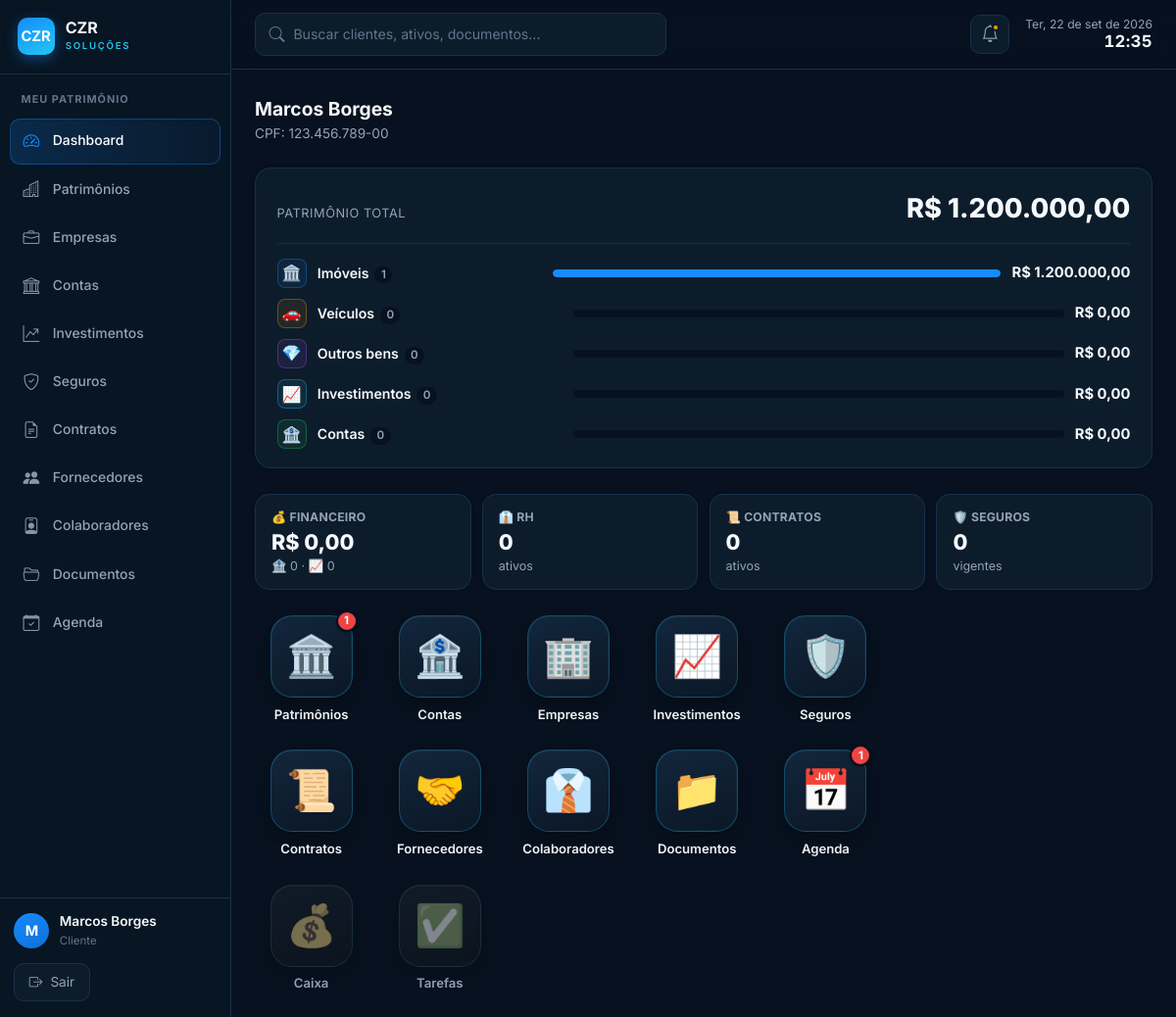
The app's page /dashboard (signed in) with its own data.
### tables this page shows
CREATE TABLE IF NOT EXISTS clientes (
  id              INT AUTO_INCREMENT PRIMARY KEY,
  usuario_id      INT NULL,                           
  tipo_pessoa     ENUM('PF','PJ') NOT NULL DEFAULT 'PF',
  nome            VARCHAR(200) NOT NULL,              
  nome_completo   VARCHAR(200) NULL,                  
  apelido         VARCHAR(80)  NULL,
  cpf_cnpj        VARCHAR(18)  NOT NULL,
  rg              VARCHAR(20)  NULL,
  rg_orgao        VARCHAR(30)  NULL,
  rg_uf           VARCHAR(2)   NULL,
  data_nascimento DATE         NULL,
  naturalidade    VARCHAR(80)  NULL,
  nacionalidade   VARCHAR(60)  NULL DEFAULT 'Brasileira',
  estado_civil    ENUM('solteiro','casado','divorciado','viuvo','uniao_estavel','separado') NULL,
  regime_bens     ENUM('comunhao_parcial','comunhao_universal','separacao_total','participacao_final','nao_aplicavel') NULL,
  profissao       VARCHAR(80)  NULL,
  tipo_sanguineo  ENUM('A+','A-','B+','B-','AB+','AB-','O+','O-') NULL,
  nome_pai        VARCHAR(200) NULL,
  nome_mae        VARCHAR(200) NULL,
  cep             VARCHAR(9)   NULL,                  
  logradouro      VARCHAR(200) NULL,
  numero          VARCHAR(20)  NULL,
  complemento     VARCHAR(100) NULL,
  bairro          VARCHAR(100) NULL,
  cidade          VARCHAR(100) NULL,
  uf              VARCHAR(2)   NULL,
  email           VARCHAR(150) NULL,                  
  telefone        VARCHAR(20)  NULL,                  
  tem_testamento  TINYINT(1) NOT NULL DEFAULT 0,
  testamento_obs  TEXT         NULL,
  observacoes     TEXT         NULL,
  ativo           TINYINT(1) NOT NULL DEFAULT 1,
  criado_em       DATETIME NOT NULL DEFAULT CURRENT_TIMESTAMP,
  FOREIGN KEY (usuario_id) REFERENCES usuarios(id) ON DELETE SET NULL
);

### app/Views/dashboard/index.php (the view, shortened to what the rows shown need)
<?php
require APP_ROOT . '/includes/header.php';
$qtd_imoveis = $pat['imoveis_qtd'] ?? 0;
$total_pat   = (float) ($pat['total'] ?? 0);
$linhas = [
    ['Imóveis',  '🏛️', $pat['imoveis_valor']  ?? 0, $pat['imoveis_qtd']  ?? 0, '#168BFF'],
    ['Veículos', '🚗', $pat['veiculos_valor'] ?? 0, $pat['veiculos_qtd'] ?? 0, '#F59E0B'],
    ['Outros bens', '💎', $pat['outros_valor'] ?? 0, $pat['outros_qtd'] ?? 0, '#A855F7'],
    ['Investimentos', '📈', $pat['invest_valor'] ?? 0, $pat['invest_qtd'] ?? 0, '#22C7F2'],
    ['Contas',   '🏦', $pat['contas_saldo']   ?? 0, $pat['contas_qtd']   ?? 0, '#22C55E'],
];
?>
<div class="container">
  <?php if (!$cli): ?>
  <div class="card">
    <p style="color:var(--cor-secundario);text-align:center;padding:2rem">
      Nenhum cliente selecionado.
      <?php if (($usuario['nivel'] ?? '') === 'admin'): ?>
        Vá para <a href="<?= base_url('gestao-geral') ?>">Gestão Geral</a> e escolha um cliente.
      <?php endif; ?>
    </p>
  </div>
  <?php else: ?>
  <div style="margin-bottom:1.5rem">
    <h2 style="font-size:1.2rem;color:var(--cor-primaria)"><?= h($cli['nome']) ?></h2>
    <div style="font-size:.85rem;color:var(--cor-secundario)"><?= h($cli['tipo_pessoa'] === 'PF' ? 'CPF: ' : 'CNPJ: ') . h($cli['cpf_cnpj']) ?></div>
  </div>
  <div class="db-pat">
    <div class="db-pat-head">
      <span class="db-pat-l">Patrimônio total</span>
      <span class="db-pat-n"><?= moeda($total_pat) ?></span>
    </div>
    <div class="db-pat-rows">
      <?php foreach ($linhas as [$label, $emoji, $valor, $qtd, $cor]):
        $pct = $total_pat > 0 ? round($valor / $total_pat * 100) : 0; ?>
      <div class="db-pat-row">
        <span class="db-pat-ico" style="background:<?= $cor ?>18;border-color:<?= $cor ?>55"><?= $emoji ?></span>
        <span class="db-pat-cat"><?= h($label) ?> <span class="db-pat-q"><?= $qtd ?></span></span>
        <span class="db-pat-track"><span class="db-pat-fill" style="width:<?= $pct ?>%;background:<?= $cor ?>"></span></span>
        <span class="db-pat-v"><?= moeda((float)$valor) ?></span>
      </div>
      <?php endforeach; ?>
    </div>
  </div>
  <?php if (!empty($ind)): ?>
  <div class="db-kpis">
    <a class="db-kpi" href="<?= base_url('contas') ?>">
      <div class="db-kpi-top">💰 Financeiro</div>
      <div class="db-kpi-n"><?= moeda((float) ($ind['financeiro']['contas_saldo'] + $ind['financeiro']['invest_valor'])) ?></div>
      <div class="db-kpi-sub">🏦 <?= (int) $ind['financeiro']['contas_qtd'] ?> · 📈 <?= (int) $ind['financeiro']['invest_qtd'] ?></div>
    </a>
    <a class="db-kpi" href="<?= base_url('colaboradores') ?>">
      <div class="db-kpi-top">👔 RH</div>
      <div class="db-kpi-n"><?= (int) $ind['rh']['colaboradores'] ?></div>
      <div class="db-kpi-sub"><?php if ($ind['rh']['ferias'] || $ind['rh']['treinamentos']): ?>🏖️ <?= (int) $ind['rh']['ferias'] ?> · 🎓 <?= (int) $ind['rh']['treinamentos'] ?><?php else: ?>ativos<?php endif; ?></div>
    </a>
    <a class="db-kpi" href="<?= base_url('contratos') ?>">
      <div class="db-kpi-top">📜 Contratos</div>
      <div class="db-kpi-n"><?= (int) $ind['contratos']['ativos'] ?></div>
      <div class="db-kpi-sub<?= $ind['contratos']['vencendo'] ? ' db-kpi-warn' : '' ?>"><?= $ind['contratos']['vencendo'] ? '⏱ ' . (int) $ind['contratos']['vencendo'] . ' vencendo' : 'ativos' ?></div>
    </a>
    <a class="db-kpi" href="<?= base_url('seguros') ?>">
      <div class="db-kpi-top">🛡️ Seguros</div>
      <div class="db-kpi-n"><?= (int) $ind['seguros']['vigentes'] ?></div>
      <div class="db-kpi-sub<?= $ind['seguros']['vencendo'] ? ' db-kpi-warn' : '' ?>"><?= $ind['seguros']['vencendo'] ? '⏱ ' . (int) $ind['seguros']['vencendo'] . ' vencendo' : 'vigentes' ?></div>
    </a>
  </div>
  <?php endif; ?>
  <div class="app-grid">
    <a href="<?= base_url('patrimonio') ?>" class="app-icon">
      <span class="app-icon-tile app-tile-azul">
        🏛️
        <?php if ($qtd_imoveis > 0): ?><span class="app-icon-badge"><?= $qtd_imoveis ?></span><?php endif; ?>
      </span>
      <span class="app-icon-label">Patrimônios</span>
    </a>
    <a href="<?= base_url('contas') ?>" class="app-icon">
      <span class="app-icon-tile app-tile-verde">
        🏦
      </span>
      <span class="app-icon-label">Contas</span>
    </a>
    <a href="<?= base_url('empresas') ?>" class="app-icon">
      <span class="app-icon-tile app-tile-azul">
        🏢
      </span>
      <span class="app-icon-label">Empresas</span>
    </a>
    <a href="<?= base_url('investimentos') ?>" class="app-icon">
      <span class="app-icon-tile app-tile-verde">
        📈
      </span>
      <span class="app-icon-label">Investimentos</span>
    </a>
    <a href="<?= base_url('seguros') ?>" class="app-icon">
      <span class="app-icon-tile app-tile-azul">
        🛡️
      </span>
      <span class="app-icon-label">Seguros</span>
    </a>
    <a href="<?= base_url('contratos') ?>" class="app-icon">
      <span class="app-icon-tile app-tile-roxo">
        📜
      </span>
      <span class="app-icon-label">Contratos</span>
    </a>
    <a href="<?= base_url('fornecedores') ?>" class="app-icon">
      <span class="app-icon-tile app-tile-laranja">
        🤝
      </span>
      <span class="app-icon-label">Fornecedores</span>
    </a>
    <a href="<?= base_url('colaboradores') ?>" class="app-icon">
      <span class="app-icon-tile app-tile-laranja">
        👔
      </span>
      <span class="app-icon-label">Colaboradores</span>
    </a>
    <a href="<?= base_url('documentos') ?>" class="app-icon">
      <span class="app-icon-tile app-tile-azul">
        📁
      </span>
      <span class="app-icon-label">Documentos</span>
    </a>
    <?php $ag_urg = $alertas['urgentes'] ?? 0; ?>
    <a href="<?= base_url('agenda') ?>" class="app-icon">
      <span class="app-icon-tile app-tile-laranja">
        📅
        <?php if ($ag_urg > 0): ?><span class="app-icon-badge"><?= $ag_urg ?></span><?php endif; ?>
      </span>
      <span class="app-icon-label">Agenda</span>
    </a>
    <span class="app-icon app-icon-off">
      <span class="app-icon-tile app-tile-verde">💰</span>
      <span class="app-icon-label">Caixa</span>
    </span>
    <span class="app-icon app-icon-off">
      <span class="app-icon-tile app-tile-laranja">✅</span>
      <span class="app-icon-label">Tarefas</span>
    </span>
  </div>
  <?php endif; ?>
</div>
<?php require APP_ROOT . '/includes/footer.php'; ?>

### includes/header.php (shortened to what the rows shown need)
<?php
require_once __DIR__ . '/db.php';
require_once __DIR__ . '/auth.php';
require_once __DIR__ . '/functions.php';
$usuario = usuario_logado();
$cliente_sel = cliente_selecionado();
?>
<!DOCTYPE html>
<html lang="pt-BR">
<head>
  <link rel="stylesheet" href="https://cdn.jsdelivr.net/npm/bootstrap-icons@1.11.3/font/bootstrap-icons.min.css">
  <?php
    $css_dir = __DIR__ . '/../assets/css/';
    $css_layers = ['tokens.css', 'layout.css', 'style.css', 'paginas.css'];
    foreach ($css_layers as $layer):
      $ver = @filemtime($css_dir . $layer) ?: time();
  ?>
  <link rel="stylesheet" href="<?= base_url('assets/css/' . $layer) ?>?v=<?= $ver ?>">
  <?php endforeach; ?>
</head>
<body>
<?php
if ($usuario):
  $rota_atual = trim($_GET['url'] ?? '', '/');
  $eh_admin   = $usuario['nivel'] === 'admin';
  $dias_semana = ['Dom', 'Seg', 'Ter', 'Qua', 'Qui', 'Sex', 'Sáb'];
  $meses_abrev = ['jan', 'fev', 'mar', 'abr', 'mai', 'jun', 'jul', 'ago', 'set', 'out', 'nov', 'dez'];
  $ts = time();
  $data_fmt = $dias_semana[(int)date('w', $ts)] . ', ' . date('d', $ts)
            . ' de ' . $meses_abrev[(int)date('n', $ts) - 1] . ' de ' . date('Y', $ts);
  $hora_fmt = date('H:i', $ts);
  $inicial = function_exists('mb_substr')
    ? mb_strtoupper(mb_substr($usuario['nome'], 0, 1))
    : strtoupper(substr($usuario['nome'], 0, 1));
?>
<header class="topo">
  <label class="topo-busca">
    <i class="bi bi-search"></i>
    <input type="search" placeholder="Buscar clientes, ativos, documentos..." aria-label="Buscar">
  </label>
  <div class="topo-dir">
    <button type="button" class="topo-icone" aria-label="Notificações" title="Notificações">
      <i class="bi bi-bell"></i><span class="ponto ambar"></span>
    </button>
    <div class="topo-data">
      <div class="d"><?= h($data_fmt) ?></div>
      <div class="t" id="relogio"><?= h($hora_fmt) ?></div>
    </div>
  </div>
</header>
<aside class="menu-lateral" id="menu-lateral" aria-hidden="true">
  <div class="menu-lateral-topo">
    <div class="marca-cz">
      <div class="marca-cz-mark">CZR</div>
      <div>
        <div class="marca-cz-nome">CZR</div>
        <div class="marca-cz-sub">Soluções</div>
      </div>
    </div>
  </div>
  <nav class="menu-nav">
    <?php
    if ($eh_admin) {
      $grupos = [
        ['Geral', [
          ['gestao-geral', 'Gestão Geral', 'bi-columns-gap',    true],
          ['clientes',     'Clientes',     'bi-people',         true],
          ['agenda',       'Agenda',       'bi-calendar-check', true],
        ]],
      ];
      if ($cliente_sel) {
        $grupos[] = [$cliente_sel['nome'], [
          ['dashboard',  'Dashboard',   'bi-speedometer2', true],
          ['patrimonio', 'Patrimônios', 'bi-buildings',    true],
          ['empresas',   'Empresas',    'bi-briefcase',    true],
          ['contas',     'Contas',      'bi-bank',         true],
          ['investimentos','Investimentos','bi-graph-up-arrow', true],
          ['seguros',    'Seguros',     'bi-shield-check', true],
          ['contratos',  'Contratos',   'bi-file-earmark-text', true],
          ['fornecedores','Fornecedores','bi-people-fill',  true],
          ['colaboradores','Colaboradores','bi-person-badge', true],
          ['documentos',  'Documentos',  'bi-folder2-open', true],
        ]];
      }
    } else {
      $grupos = [
        ['Meu patrimônio', [
          ['dashboard',  'Dashboard',   'bi-speedometer2',   true],
          ['patrimonio', 'Patrimônios', 'bi-buildings',      true],
          ['empresas',   'Empresas',    'bi-briefcase',      true],
          ['contas',     'Contas',      'bi-bank',           true],
          ['investimentos','Investimentos','bi-graph-up-arrow', true],
          ['seguros',    'Seguros',     'bi-shield-check',   true],
          ['contratos',  'Contratos',   'bi-file-earmark-text', true],
          ['fornecedores','Fornecedores','bi-people-fill',    true],
          ['colaboradores','Colaboradores','bi-person-badge', true],
          ['documentos', 'Documentos',  'bi-folder2-open',   true],
          ['agenda',     'Agenda',      'bi-calendar-check', true],
        ]],
      ];
    }
    foreach ($grupos as [$titulo, $itens]):
    ?>
      <div class="menu-grupo-tit"><?= h($titulo) ?></div>
      <?php foreach ($itens as [$rota, $rotulo, $icone, $mostrar]):
        $ativo = ($rota_atual === $rota || str_starts_with($rota_atual, $rota . '/')) ? ' ativo' : '';
      ?>
        <a class="menu-item<?= $ativo ?>" href="<?= base_url($rota) ?>">
          <i class="bi <?= $icone ?>"></i><span><?= h($rotulo) ?></span>
        </a>
      <?php endforeach; ?>
    <?php endforeach; ?>
  </nav>
  <div class="menu-lateral-rodape">
    <div class="menu-user">
      <div class="menu-user-avatar"><?= h($inicial) ?></div>
      <div>
        <div class="menu-user-nome"><?= h($usuario['nome']) ?></div>
        <div class="menu-user-nivel"><?= $eh_admin ? 'Administrador' : 'Cliente' ?></div>
      </div>
    </div>
    <a class="menu-sair" href="<?= base_url('logout') ?>">
      <i class="bi bi-box-arrow-right"></i> Sair
    </a>
  </div>
</aside>
<?php endif; ?>

### records on screen
clientes: nome "M", nome "Marcos Borges", tipo_pessoa "CPF:", cpf_cnpj "123.456.789-00"

### other values on screen
$titulo "MEU PATRIMÔNIO"
$rotulo "Dashboard"
$rotulo "Patrimônios"
$rotulo "Empresas"
$rotulo "Contas"
$rotulo "Investimentos"
$rotulo "Seguros"
$rotulo "Contratos"
$rotulo "Fornecedores"
$rotulo "Colaboradores"
$rotulo "Documentos"
$rotulo "Agenda"
moeda($total_pat) "R$ 1.200.000,00"
$emoji "🏛️"
$label "Imóveis"
